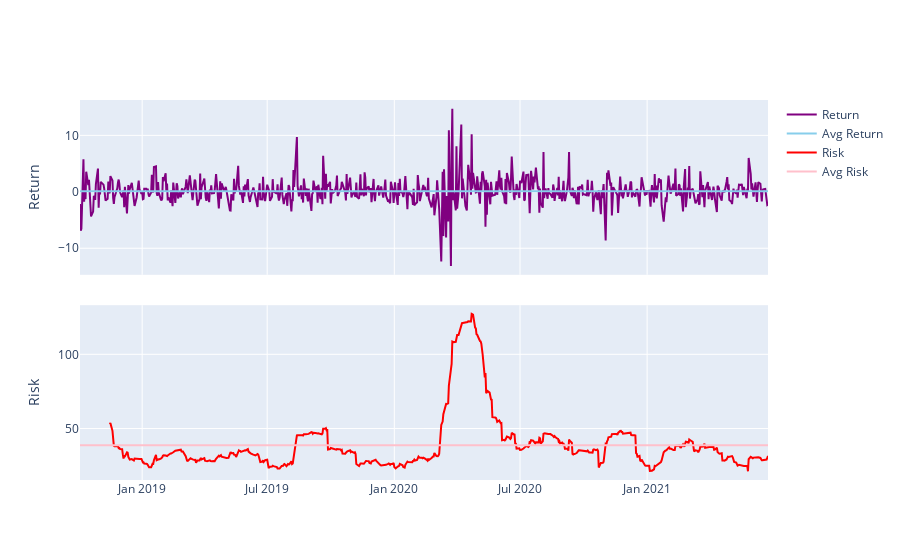

The cell this chart's notebook holds for it:
### Code cell
fig = make_subplots(rows = 2, cols = 1, shared_xaxes= True, vertical_spacing = 0.08, 
column_widths = [15], row_heights = [2,2])
# Add Returns
fig.add_trace(
go.Scatter(x=prices.index, y=prices['Return']/360, name="Return", line = {'color':'purple'}), row = 1, col =1,
)
fig.add_trace(
go.Scatter(x=prices.index, y=[prices['Return'].mean()/360]*len(prices), name="Avg Return", line = {'color':'skyblue'}), row = 1, col =1,
)
# Add Risk
fig.add_trace(
go.Scatter(x=prices.index, y=prices['Risk'], name="Risk", line = {'color':'red'}), row = 2, col =1,
)
fig.add_trace(
go.Scatter(x=prices.index, y=[prices['Risk'].mean()]*len(prices), name="Avg Risk", line = {'color':'pink'}), row = 2, col =1,
)

fig['layout']['yaxis1'].update(title='Return')
fig['layout']['yaxis2'].update(title='Risk')
fig.show()
print("Avg Return : " + str(round(prices['Return'].mean(),3)))
print("Avg Risk : " + str(round(prices['Risk'].mean(),3)))
print("Latest Risk : " + str(round(prices['Risk'].values[-1],3)))

### Figure 1 — Plotly figure (JSON) as saved in the notebook; plotly's stock layout.template omitted (floating-point values rounded to 4 significant figures; data arrays with more than 128 entries replaced by an {"elided": "..."} marker saying what was removed)
{"data": [{"line": {"color": "purple"}, "name": "Return", "type": "scatter", "x": {"elided": "671 str values"}, "xaxis": "x", "y": {"elided": "671 float values"}, "yaxis": "y"}, {"line": {"color": "skyblue"}, "name": "Avg Return", "type": "scatter", "x": {"elided": "671 str values"}, "xaxis": "x", "y": {"elided": "671 float values"}, "yaxis": "y"}, {"line": {"color": "red"}, "name": "Risk", "type": "scatter", "x": {"elided": "671 str values"}, "xaxis": "x2", "y": {"elided": "671 float values"}, "yaxis": "y2"}, {"line": {"color": "pink"}, "name": "Avg Risk", "type": "scatter", "x": {"elided": "671 str values"}, "xaxis": "x2", "y": {"elided": "671 float values"}, "yaxis": "y2"}], "layout": {"xaxis": {"anchor": "y", "domain": [0, 1], "matches": "x2", "showticklabels": false}, "xaxis2": {"anchor": "y2", "domain": [0, 1]}, "yaxis": {"anchor": "x", "domain": [0.54, 1], "title": {"text": "Return"}}, "yaxis2": {"anchor": "x2", "domain": [0, 0.46], "title": {"text": "Risk"}}}}
